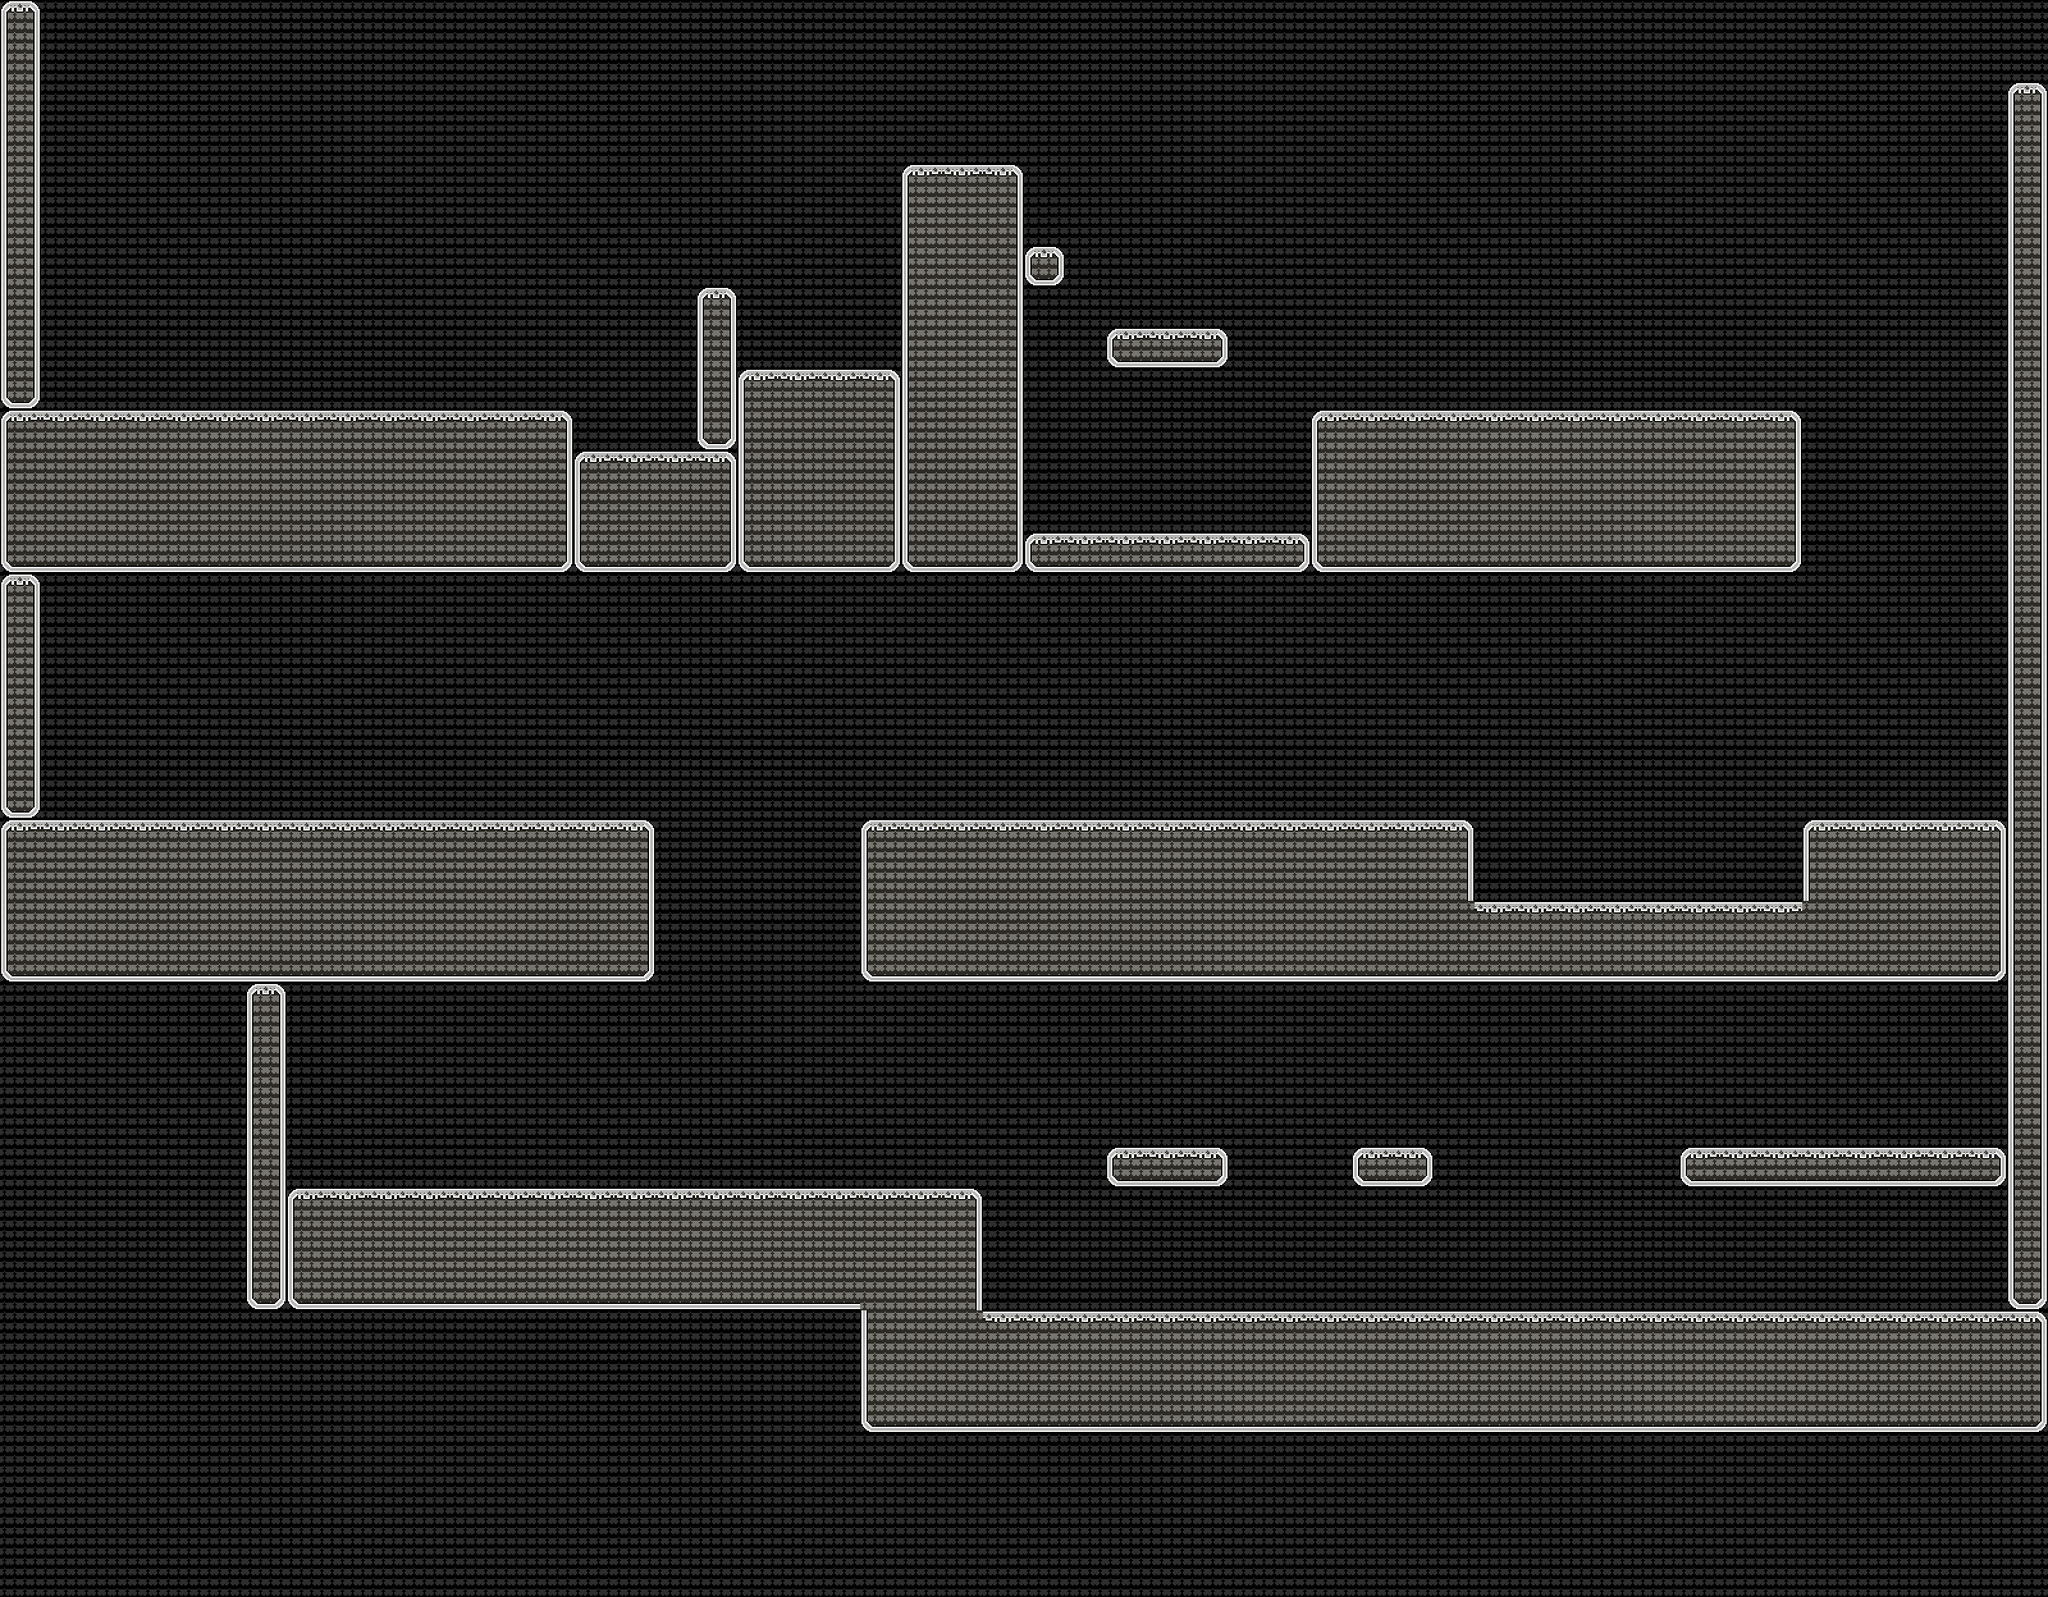

Below is a game level as drawn by its tile map, then a one-line description and the .tmx that defines it (tile-layer data replaced by summaries):
An orthogonal 50x39 tile map with 64x64 px tiles, 2 tile layers (BG, Tile Layer 2) and 91 objects (22x Floor, 22x Spike, 16x Enemy, 11x Coin, 7x EBound, ...).

<map version="1.2" tiledversion="1.2.0" orientation="orthogonal" renderorder="right-down" width="50" height="39" tilewidth="64" tileheight="64" infinite="0" nextlayerid="8" nextobjectid="99">
 <tileset firstgid="1" source="RBC tileset and BG.tsx" />
 <layer id="6" name="BG" width="50" height="39">
  <data>[1950 cells, 1950 non-empty, 1 distinct tile ids]</data>
 </layer>
 <layer id="7" name="Tile Layer 2" width="50" height="39">
  <data>[1950 cells, 546 non-empty, 16 distinct tile ids]</data>
 </layer>
 <objectgroup id="3" name="Object Layer 1">
  <object id="1" name="Camera" x="-64" y="1152" width="64" height="64">
   <properties>
    <property name="direction" value="4" />
   </properties>
  </object>
  <object id="2" name="Camera" x="1472" y="-64" width="64" height="64">
   <properties>
    <property name="direction" value="1" />
   </properties>
  </object>
  <object id="3" name="Camera" x="1536" y="2240" width="64" height="64">
   <properties>
    <property name="direction" value="3" />
   </properties>
  </object>
  <object id="4" name="Camera" x="3200" y="1344" width="64" height="64">
   <properties>
    <property name="direction" value="2" />
   </properties>
  </object>
  <object id="5" name="Floor" x="0" y="0" width="64" height="1536" />
  <object id="6" name="Floor" x="64" y="640" width="832" height="256" />
  <object id="7" name="Floor" x="896" y="704" width="704" height="192" />
  <object id="8" name="Floor" x="1600" y="832" width="1216" height="64" />
  <object id="9" name="Floor" x="2048" y="640" width="768" height="192" />
  <object id="10" name="Floor" x="1408" y="256" width="192" height="448" />
  <object id="11" name="Floor" x="1088" y="448" width="64" height="256" />
  <object id="12" name="Floor" x="1152" y="576" width="256" height="128" />
  <object id="13" name="Floor" x="1344" y="1280" width="960" height="256" />
  <object id="14" name="Floor" x="2304" y="1408" width="832" height="128" />
  <object id="15" name="Floor" x="2816" y="1280" width="320" height="128" />
  <object id="16" name="Floor" x="3136" y="128" width="64" height="1920" />
  <object id="17" name="Floor" x="64" y="-64" width="3072" height="64" />
  <object id="18" name="Floor" x="64" y="1280" width="960" height="256" />
  <object id="19" name="Floor" x="384" y="1536" width="64" height="512" />
  <object id="20" name="Floor" x="448" y="1856" width="1088" height="192" />
  <object id="21" name="Floor" x="1344" y="2048" width="1856" height="192" />
  <object id="22" name="Floor" x="1728" y="1792" width="192" height="64" />
  <object id="23" name="Floor" x="2624" y="1792" width="512" height="64" />
  <object id="24" name="Floor" x="2112" y="1792" width="128" height="64" />
  <object id="25" name="Door" x="64" y="448" width="128" height="192">
   <properties>
    <property name="direction" value="back" />
    <property name="open" value="0" />
    <property name="openKeys" value="4" />
    <property name="openTo" value="2" />
   </properties>
  </object>
  <object id="27" name="Spike" x="896" y="640" width="64" height="64">
   <properties>
    <property name="direction" value="1" />
   </properties>
  </object>
  <object id="28" name="Spike" x="960" y="640" width="64" height="64">
   <properties>
    <property name="direction" value="1" />
   </properties>
  </object>
  <object id="29" name="Spike" x="1024" y="640" width="64" height="64">
   <properties>
    <property name="direction" value="1" />
   </properties>
  </object>
  <object id="30" name="Spike" x="1152" y="512" width="64" height="64">
   <properties>
    <property name="direction" value="1" />
   </properties>
  </object>
  <object id="31" name="Spike" x="1216" y="512" width="64" height="64">
   <properties>
    <property name="direction" value="1" />
   </properties>
  </object>
  <object id="32" name="Spike" x="1280" y="512" width="64" height="64">
   <properties>
    <property name="direction" value="1" />
   </properties>
  </object>
  </objectgroup>
</map>
<!-- 60 of 91 objects omitted -->
